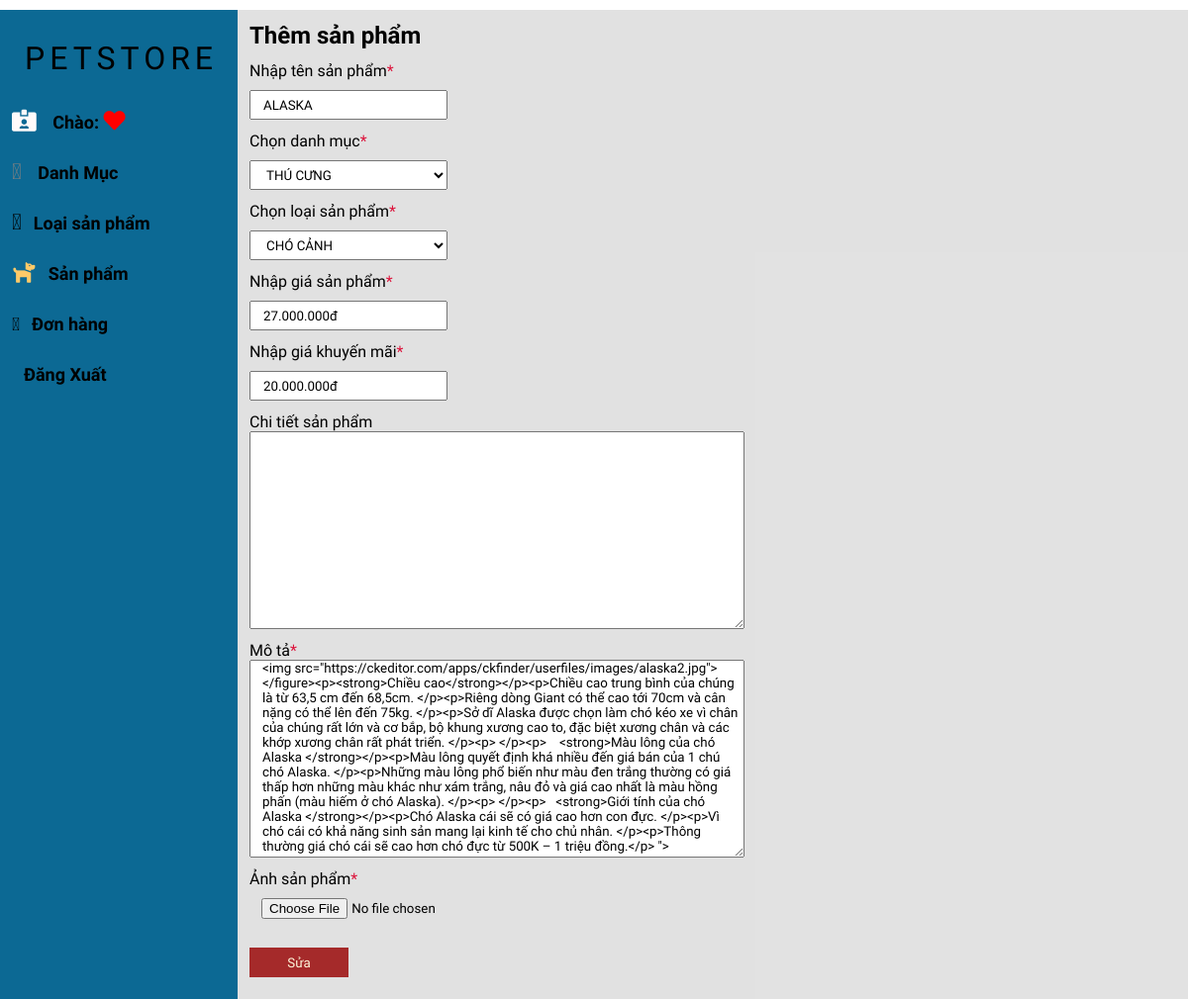
Page /admin/productedit.php?product_id=39 on the committed database.
### tables this page shows
CREATE TABLE `tbl_product` (
  `product_id` int(11) NOT NULL,
  `product_name` varchar(255) NOT NULL,
  `cartegory_id` int(11) NOT NULL,
  `brand_id` int(11) NOT NULL,
  `product_price` varchar(255) NOT NULL,
  `product_sale` varchar(255) NOT NULL,
  `product_details` varchar(2000) NOT NULL,
  `product_desc` varchar(7000) NOT NULL,
  `product_img` varchar(255) NOT NULL
);

### admin/database.php (called while the page is built, shortened)
<?php
Class Database{
    public $host = DB_HOST;
    public $user = DB_USER;
    public $pass = DB_PASS;
    public $dbname = DB_NAME;
    public $link;
    private function connectDB(){
        $this->link = new mysqli($this->host, $this->user, $this->pass, $this->dbname);
        if($this->link){
            return false;
        }
    }
    public function select($query){
        $result = $this->link->query($query) or
          die($this->link->error.__LINE__);
        if($result->num_rows > 0){
            return $result;
        } else {
            return false;
        }
    }
}
?>

### admin/class/product_class.php (called while the page is built, shortened)
<?php
include "database.php";
?>
<?php
class product{
    private $db;
    public function __construct()
    {
        $this->db = new Database();
    }
    public function show_cartegory(){
        $query = "SELECT * FROM tbl_cartegory ORDER BY cartegory_id DESC";
        $result = $this ->db->select($query);
        return $result;
    }
    public function show_brand(){
        $query = "SELECT tbl_brand.*, tbl_cartegory.cartegory_name
                  FROM tbl_brand INNER JOIN tbl_cartegory ON tbl_brand.cartegory_id = tbl_cartegory.cartegory_id
                  ORDER BY tbl_brand.brand_id DESC";
        $result = $this ->db->select($query);
        return $result;
    }
    public function get_product($product_id){
        $query = "SELECT * FROM tbl_product WHERE product_id='$product_id'";
        $result = $this ->db->select($query);
        return $result;
    }
}
?>

### admin/productedit.php (the view, shortened to what this page needs)
<?php
include "header.php";
include "slider.php";
include "class/product_class.php";
?>
<?php
    $product = new product;
    $product_id = $_GET['product_id'];
    $get_product = $product -> get_product($product_id);
    if($get_product){
        $resultB = $get_product->fetch_assoc();
    }
?>
<div class="admin-content-right">
<div class="admin-content-right-product_add">
                <h1>Thêm sản phẩm</h1>
                <form action="" method="POST" enctype="multipart/form-data">
                    <label for="">Nhập tên sản phẩm<span style="color:crimson">*</span></label>
                    <input name="product_name" required type="text" value="<?php echo $resultB['product_name'] ?>"  >
                    <label for="">Chọn danh mục<span style="color:crimson">*</span></label>
                    <select name="cartegory_id" id="cartegory_id">
                        <?php
                        $show_cartegory=$product->show_cartegory();
                        if($show_cartegory) {while($result = $show_cartegory->fetch_assoc()){
                        ?>
                        <option <?php if($resultB['cartegory_id']==$result['cartegory_id']) {echo "SELECTED";} ?> value="<?php echo $result['cartegory_id'] ?> "><?php echo $result['cartegory_name'] ?></option>
                        <?php
                        }
                    }
                        ?>
                    </select>
                    <label for="">Chọn loại sản phẩm<span style="color:crimson">*</span></label>
                    <select name="brand_id" id="brand_id">
                        <?php
                        $show_brand=$product->show_brand();
                        if($show_brand) {while($result = $show_brand->fetch_assoc()){
                        ?>
                        <option <?php if($resultB['brand_id']==$result['brand_id']) {echo "SELECTED";} ?> value="<?php echo $result['brand_id'] ?> "><?php echo $result['brand_name'] ?></option>
                        <?php
                        }
                    }
                        ?>
                    </select>
                    <label for="">Nhập giá sản phẩm<span style="color:crimson">*</span></label>
                    <input name="product_price" required type="text"  value="<?php echo $resultB['product_price'] ?>">
                    <label for="">Nhập giá khuyến mãi<span style="color:crimson">*</span></label>
                    <input name="product_sale" required type="text" value="<?php echo $resultB['product_sale'] ?> ">
                    <label for="">Chi tiết sản phẩm</label>
                    <textarea name="product_details" cols="30" rows="10" value="<?php echo $resultB['product_details'] ?> "></textarea>
                    <label for="">Mô tả<span style="color:crimson">*</span></label>
                    <textarea name="product_desc" id="editor" cols="30" rows="10" value="<?php echo $resultB['product_desc'] ?> "></textarea>
                    <label for="">Ảnh sản phẩm<span style="color:crimson">*</span></label>
                    <input name="product_img" type="file">
                    <button type="submit">Sửa</button>
                </form>
            </div>
        </div>
    </section>
</body>
</html>

### admin/style.css (style rules this page uses)
:root { --maincolor: #0462a0; --subcolor: #0c6994; }
* { margin: 0; padding: 0; box-sizing: border-box; font-family: 'Solway', serif; color: #000; }
.admin-content-right { width: 80%; background-color: rgba(221, 221, 221, 0.867); padding: 12px 12px; height: 100vh; overflow-y: scroll; }
.admin-content-right-product_add h1 { margin-bottom: 12px; }
.admin-content-right-product_add input,select { width: 200px; height: 30px; display: block; margin: 10px 0 12px; padding-left: 12px; }
.admin-content-right-product_add textarea { display: block; height: 200px; width: 500px; margin-bottom: 12px; padding-left: 12px; }
.admin-content-right-product_add button { display: block; margin-top: 20px; height: 30px; width: 100px; cursor: pointer; background: brown; border: none; color: cornsilk; transition: all 0.3s ease; }

### rows in the picture
tbl_product: product_name "ALASKA", product_price "27.000.000đ", product_sale "20.000.000đ", product_desc "<img src=\"https://ckeditor.com/apps/ckfinder/userfiles/images/alaska2.jpg\"></figure><p><strong>Chiều cao</strong></p><p>Chiều cao trung bình của chúng là từ 63,5 cm đến 68,5cm. </p><p>Riêng dòng Giant có thể cao tới 70cm và cân nặng có thể lên đến 75kg. </p><p>Sở dĩ Alaska được chọn làm chó kéo xe vì chân của chúng rất lớn và cơ bắp, bộ khung xương cao to, đặc biệt xương chân và các khớp xương chân rất phát triển. </p><p> </p><p> <strong>Màu lông của chó Alaska </strong></p><p>Màu lông quyết định khá nhiều đến giá bán của 1 chú chó Alaska. </p><p>Những màu lông phổ biến như màu đen trắng thường có giá thấp hơn những màu khác như xám trắng, nâu đỏ và giá cao nhất là màu hồng phấn (màu hiếm ở…"

### other values in the picture
form field cartegory_id "THÚ CƯNG"
form field brand_id "CHÓ CẢNH"
